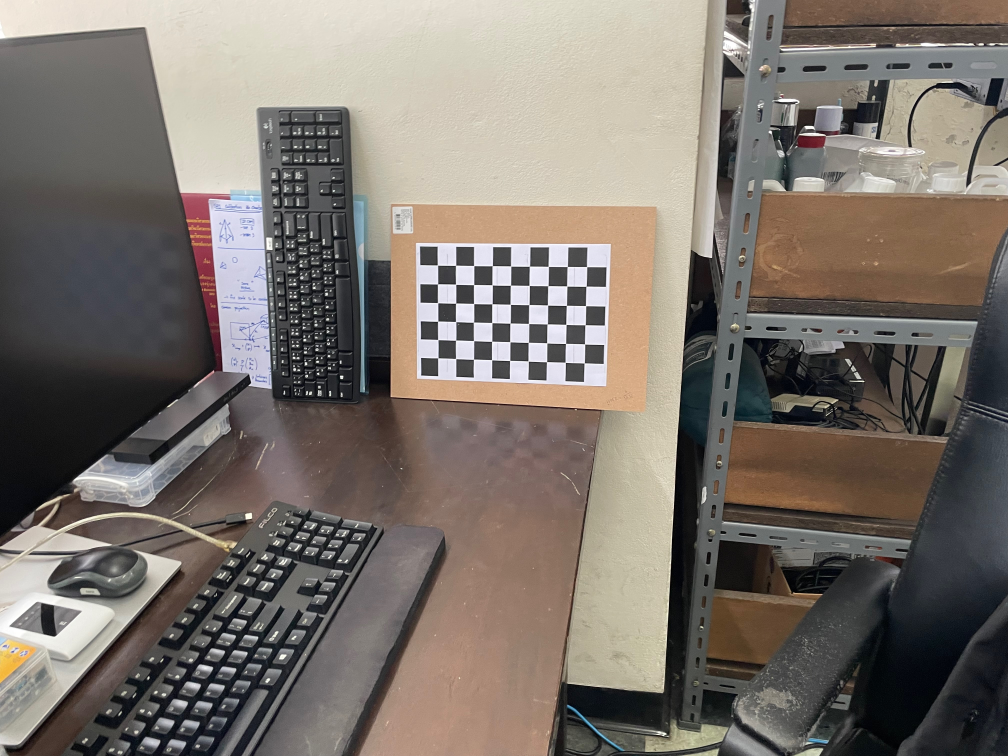
#> input picture calibrate_images/ip12_image_small/IMG_7161.jpeg, 4032 x 3024 px, found by its file name (shown at 1/4 size)
$ jupyter execute --allow-errors scratch.ipynb
#> lines starting #> are read from the running program, lines starting #| are printed output that depends on the picture
[cell 1]
import cv2
import numpy as np
import matplotlib.pyplot as plt
import json

[cell 2]
CALIBRATION_FILE = 'calibration_results.json'

def load_intrinsic(fpathid, res_path = CALIBRATION_FILE):
#> called with res_path = 'calibration_results.json'
    with open(CALIBRATION_FILE, 'r') as f:
#> (reads calibration_results.json from the repository)
        file_data = json.load(f)
        for entry in file_data['calibration_results']:
            if entry['fpath'] == fpathid:
                ret = entry['ret']
                mtx = np.array(entry['mtx'])
                dist = np.array(entry['dist'])
                rvecs = tuple(np.array(vec) for vec in entry['rvecs'])
                tvecs = tuple(np.array(vec) for vec in entry['tvecs'])
                return ret, mtx, dist, rvecs, tvecs

ret, mtx, dist, rvecs, tvecs = load_intrinsic("/Users/flap/MasterThesis/source/food-volume-stereo/calibrate_images/ip12_image_small")

[cell 3]
flags = 0
flags |= cv2.CALIB_FIX_INTRINSIC
# Here we fix the intrinsic camara matrixes so that only Rot, Trns, Emat and Fmat are calculated.
# Hence intrinsic parameters are the same

criteria_stereo= (cv2.TERM_CRITERIA_EPS + cv2.TERM_CRITERIA_MAX_ITER, 30, 0.001)

CORNER_H = 6
CORNER_W = 9

objp = np.zeros((CORNER_H*CORNER_W, 3), np.float32)
objp[:,:2] = np.mgrid[0:CORNER_W, 0:CORNER_H].T.reshape(-1,2)

L_FPATH = '/Users/flap/MasterThesis/source/food-volume-stereo/calibrate_images/ip12_image_small/IMG_7161.jpeg'
R_FPATH = '/Users/flap/MasterThesis/source/food-volume-stereo/calibrate_images/ip12_image_small/IMG_7163.jpeg'

obj_pts = [objp]

criteria = (cv2.TERM_CRITERIA_EPS + cv2.TERM_CRITERIA_MAX_ITER, 30, 0.001)

grayL = cv2.cvtColor(cv2.imread(L_FPATH), cv2.COLOR_BGR2GRAY)
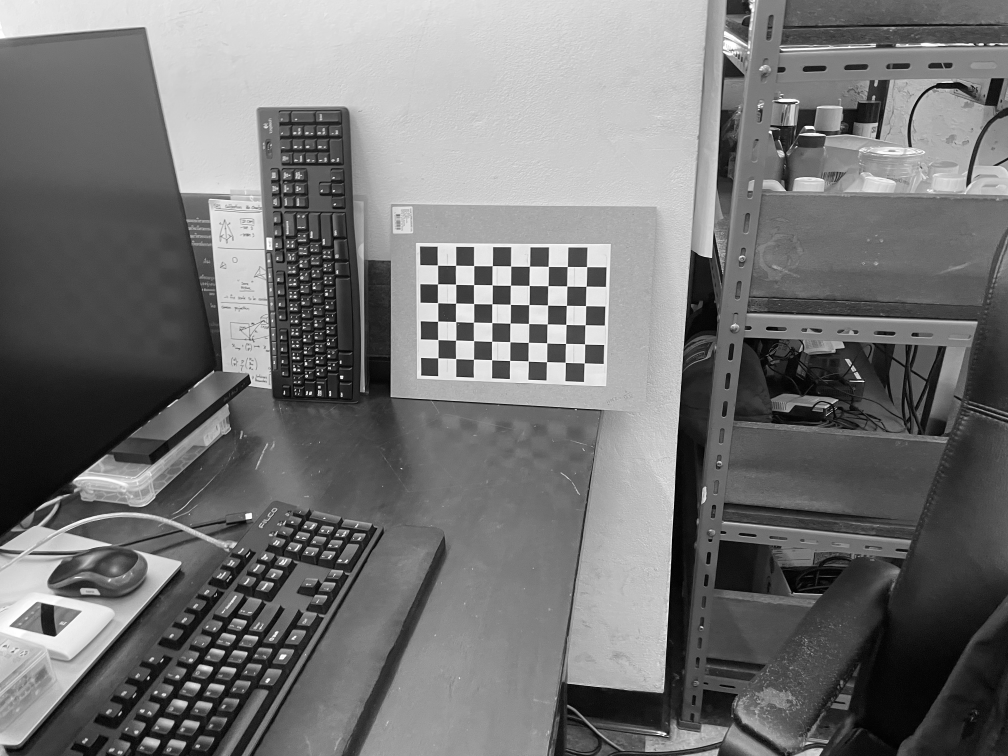
#> grayL: shape (3024, 4032) (shown at 1/4 size); min 0, max 255, mean 116.3
ret, corners = cv2.findChessboardCorners(grayL, (CORNER_W, CORNER_H), None)
#> ret = True; corners = 54 rows, first 8: [1753, 1062.4], [1825, 1061.8], [1897.6, 1064.6], [1971.4, 1064.3], [2044.3, 1065.2], [2120.5, 1065.4], [2196.1, 1067.6], [2271.7, 1067.1]
if ret == True:
    corners2 = cv2.cornerSubPix(grayL, corners, (11,11), (-1,-1), criteria)
#> corners2 = 54 rows, first 8: [1751.4, 1061.5], [1824.3, 1062.4], [1896.7, 1063.8], [1970.7, 1064.5], [2044.6, 1065.4], [2119.7, 1066.1], [2194.8, 1066.9], [2270.8, 1067.4]
    img_ptsL = [corners2]


grayR = cv2.cvtColor(cv2.imread(R_FPATH), cv2.COLOR_BGR2GRAY)
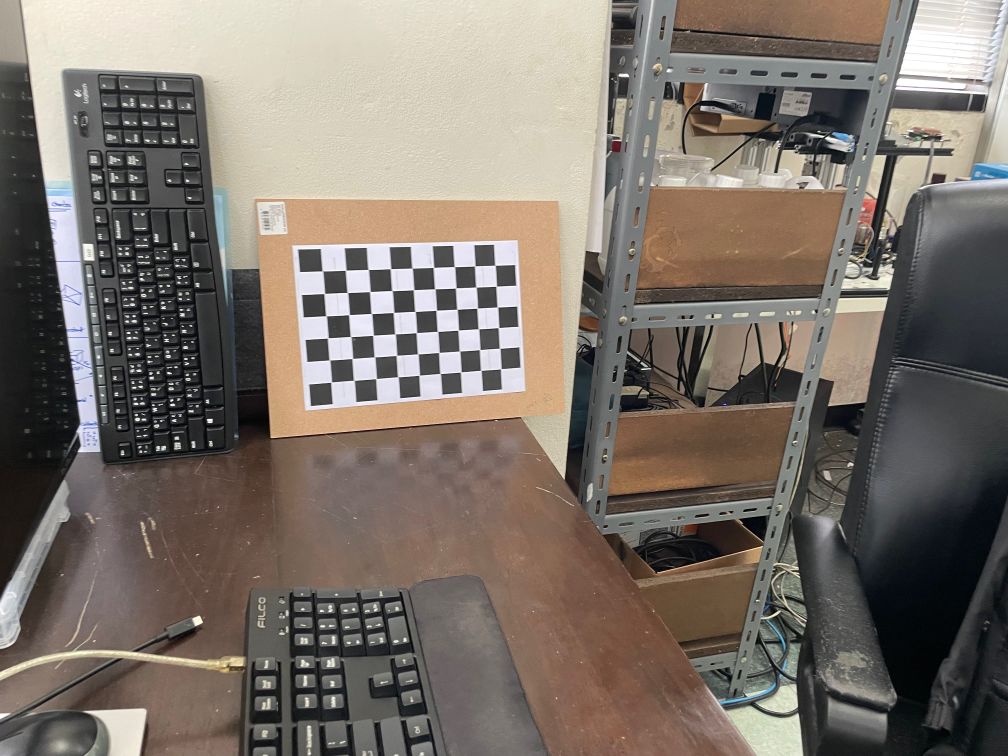
#> input picture calibrate_images/ip12_image_small/IMG_7163.jpeg, 4032 x 3024 px, found by its file name (shown at 1/4 size)
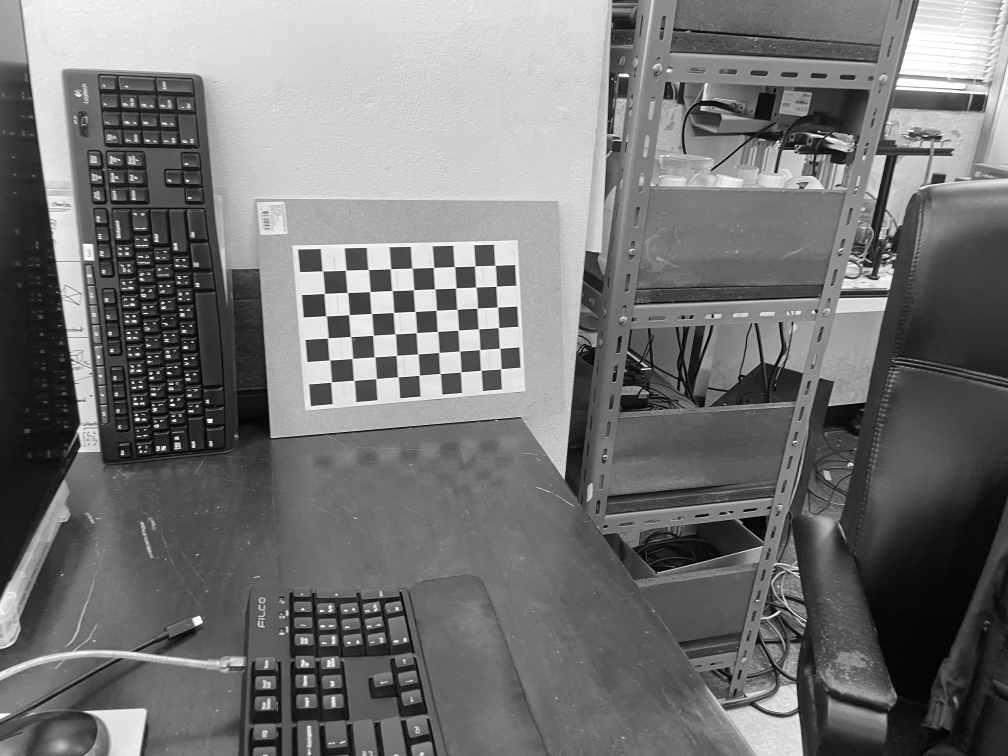
#> grayR: shape (3024, 4032) (shown at 1/4 size); min 0, max 255, mean 116.3
ret, corners = cv2.findChessboardCorners(grayR, (CORNER_W, CORNER_H), None)
#> corners = 54 rows, first 8: [1291.6, 1085.3], [1384, 1082.5], [1474.3, 1079.2], [1563.4, 1076.5], [1650, 1073.5], [1735, 1071], [1819.2, 1068], [1900.3, 1065.4]
if ret == True:
    corners2 = cv2.cornerSubPix(grayR, corners, (11,11), (-1,-1), criteria)
#> corners2 = 54 rows, first 8: [1290.4, 1085.1], [1383.5, 1082.2], [1474.3, 1079.4], [1563.2, 1076.5], [1649.7, 1073.6], [1735.3, 1070.8], [1819.3, 1068], [1900.6, 1064.9]
    img_ptsR = [corners2]


# This step is performed to transformation between the two cameras and calculate Essential and Fundamenatl matrix
retS, new_mtxL, distL, new_mtxR, distR, Rot, Trns, Emat, Fmat = \
    cv2.stereoCalibrate(obj_pts, img_ptsL, img_ptsR, mtx, dist, mtx, dist, grayL.shape[::-1], criteria_stereo, flags)
#> retS = 0.427; new_mtxL = [[3027.8, 0, 2092], [0, 3027.6, 1529.7], [0, 0, 1]]; distL = [[0.161, -0.53, 0.00672, 0.00276, 0.705]]; new_mtxR has the same summary as new_mtxL; distR = [[0.161, -0.53, 0.00672, 0.00276, 0.705]]; Rot = [[0.878, 0.13, -0.461], [-0.106, 0.991, 0.0785], [0.467, -0.0202, 0.884]]; Trns = [14.61, -2.44, 0.14]; Emat = [[-1.12, -0.0895, -2.17], [-6.71, 0.313, -12.98], [0.595, 14.8, 0.0228]]; Fmat = [[4.64e-08, 3.69e-09, 0.000168], [2.77e-07, -1.29e-08, 0.00106], [-0.000595, -0.00184, 1]]

[cell 4]
scaled_camera_matrix, roi = cv2.getOptimalNewCameraMatrix(
        mtx, dist, grayL.shape[::-1], 0, grayL.shape[::-1]
    )
#> roi = (0, 0, 4031, 3023)

undistorted_frame = cv2.undistort(
            grayL, mtx, dist, None,
        )
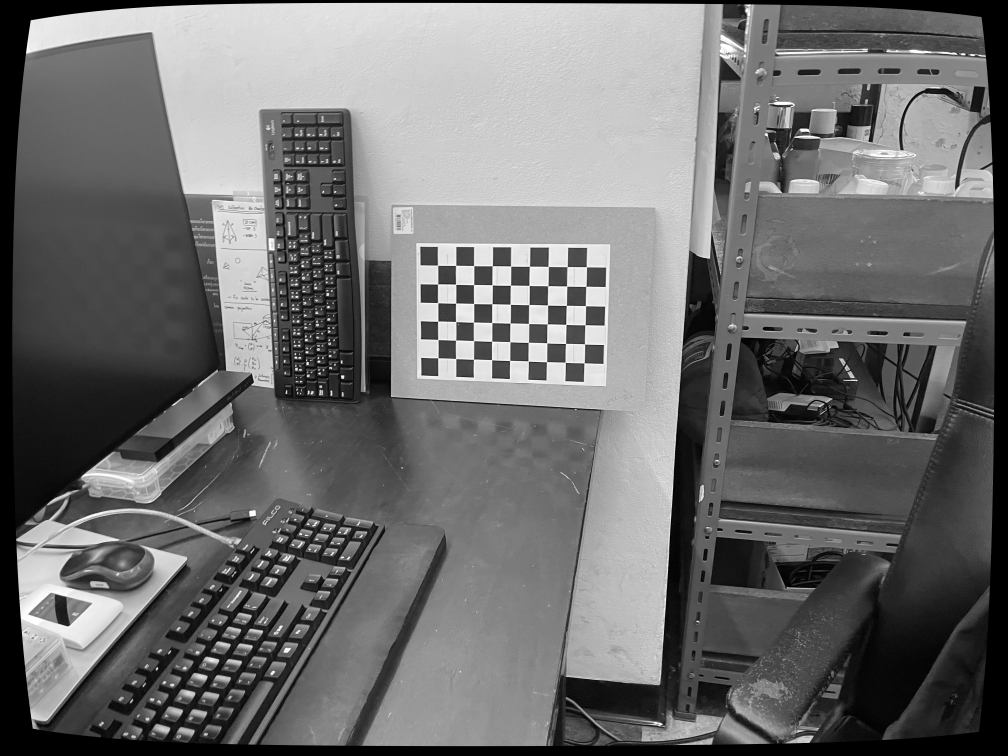
#> undistorted_frame: shape (3024, 4032) (shown at 1/4 size); min 0, max 255, mean 110

# undistorted_frame2 = cv2.undistort(
#             grayL, mtx, dist, None, scaled_camera_matrix
#         )

undistorted_frame2 = cv2.undistort(
            grayL, mtx, dist, None,scaled_camera_matrix
        )
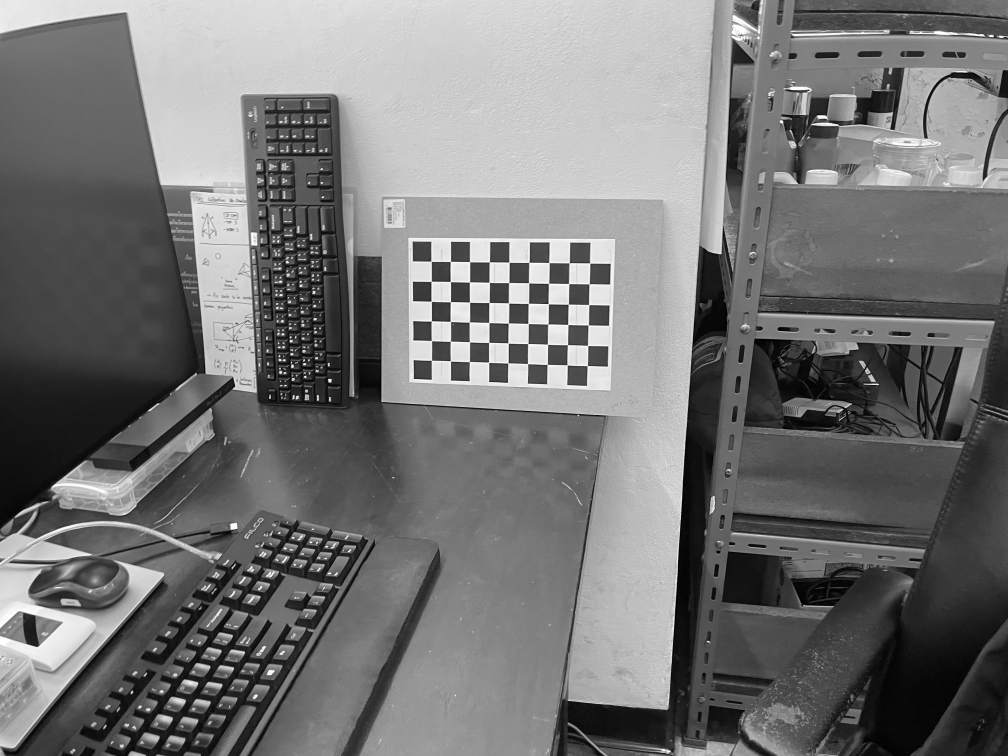
#> undistorted_frame2: shape (3024, 4032) (shown at 1/4 size); min 0, max 255, mean 116.9

undistorted_frame3 = cv2.undistort(
            grayL, np.zeros_like(mtx), dist, None, scaled_camera_matrix
)
#> undistorted_frame3: shape (3024, 4032); every value is 235


fig, axs = plt.subplots(1,3, figsize=(20,10))
# fig.set_figheight(20)
# fig.set_figheight(20)
fig.suptitle('Vertically stacked subplots')
axs[0].imshow(undistorted_frame2, cmap='gray')
axs[1].imshow(undistorted_frame3, cmap='gray')
axs[2].imshow(np.stack((undistorted_frame2, undistorted_frame3, np.zeros_like(undistorted_frame)), axis=-1))
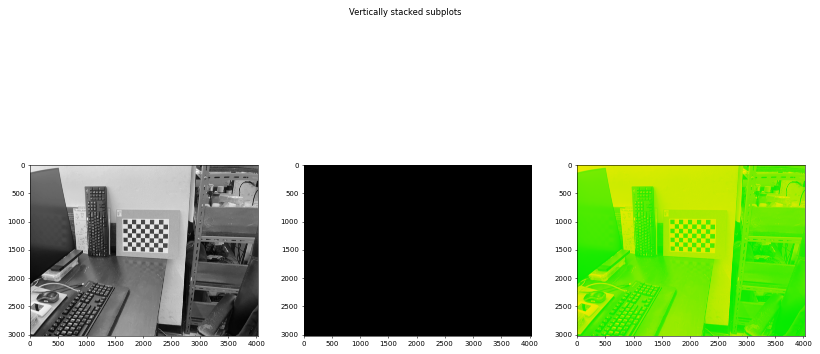
#> figure drawn by matplotlib, 3 panels

[cell 5]
scaled_camera_matrix

[cell 6]
mtx

[cell 7]
mtx

[cell 8]
np.abs(mtx / scaled_camera_matrix)

[cell 9]
roi
#> Out = (0, 0, 4031, 3023)

[cell 10]
grayL.shape
#> Out = (3024, 4032)

[cell 11]
print(undistorted_frame.shape, undistorted_frame2.shape)
#| (3024, 4032) (3024, 4032)

[cell 12]
grayL.shape
#> Out = (3024, 4032)

[cell 13]
def create_output(vertices, colors, filename):
    colors = colors.reshape(-1, 3)
    vertices = np.hstack([vertices.reshape(-1,3), colors])

    ply_header = '''ply
        format ascii 1.0
        element vertex %(vert_num)d
        property float x
        property float y
        property float z
        property uchar red
        property uchar green
        property uchar blue
        end_header
    '''

    with open(filename, 'w') as f:
        f.write(ply_header % dict(vert_num=len(vertices)))
        np.savetxt(f, vertices, '%f %f %f %d %d %d')

[cell 14]
L_FPATH = '/Users/flap/MasterThesis/source/food-volume-stereo/calibrate_images/ip12_image_small/IMG_7161.jpeg'
R_FPATH = '/Users/flap/MasterThesis/source/food-volume-stereo/calibrate_images/ip12_image_small/IMG_7163.jpeg'

image_left = cv2.imread(L_FPATH)
#> image_left is the input picture: shape (3024, 4032, 3); mean B, G, R 107.6, 114.8, 122.7
image_right = cv2.imread(R_FPATH)
#> image_right is the input picture: shape (3024, 4032, 3); mean B, G, R 106.2, 114.6, 123.6
print(image_left.shape)
#| (3024, 4032, 3)
output_file = "out.ply"

if image_left.shape[0] != image_right.shape[0] or \
        image_left.shape[1] != image_right.shape[1]:
    raise TypeError("Input images must be of the same size")

# downscale images for faster processing
image_left = cv2.pyrDown(cv2.pyrDown(cv2.pyrDown(image_left)))
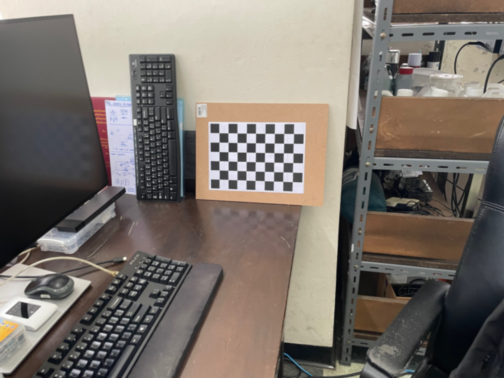
#> image_left: shape (378, 504, 3); mean B, G, R 107.8, 114.9, 122.8
image_right = cv2.pyrDown(cv2.pyrDown(cv2.pyrDown(image_right)))
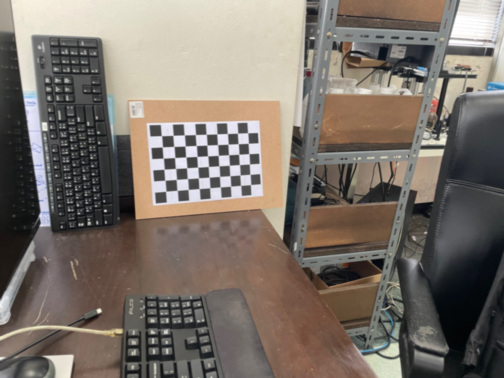
#> image_right: shape (378, 504, 3); mean B, G, R 106.3, 114.7, 123.7
print(image_left.shape)
#| (378, 504, 3)

[cell 15]
plt.imshow(image_left)

[cell 16]
# disparity range is tuned for 'aloe' image pair
win_size = 1
min_disp = 16
max_disp = min_disp * 9
num_disp = max_disp - min_disp   # Needs to be divisible by 16
#> (the rest of this cell did not finish here and is left out)

#> (a cell that did not finish here is left out)

[cell 18]
print("\nComputing the disparity map ...")


# print "\nGenerating the 3D map ..."
h, w = image_left.shape[:2]
#> h = 378; w = 504
focal_length = 0.8*w
#> focal_length = 403.2

# Perspective transformation matrix
Q = np.float32([[1, 0, 0, -w/2.0],
                [0,-1, 0,  h/2.0],
                [0, 0, 0, -focal_length],
                [0, 0, 1, 0]])

#> (the rest of this cell did not finish here and is left out)
